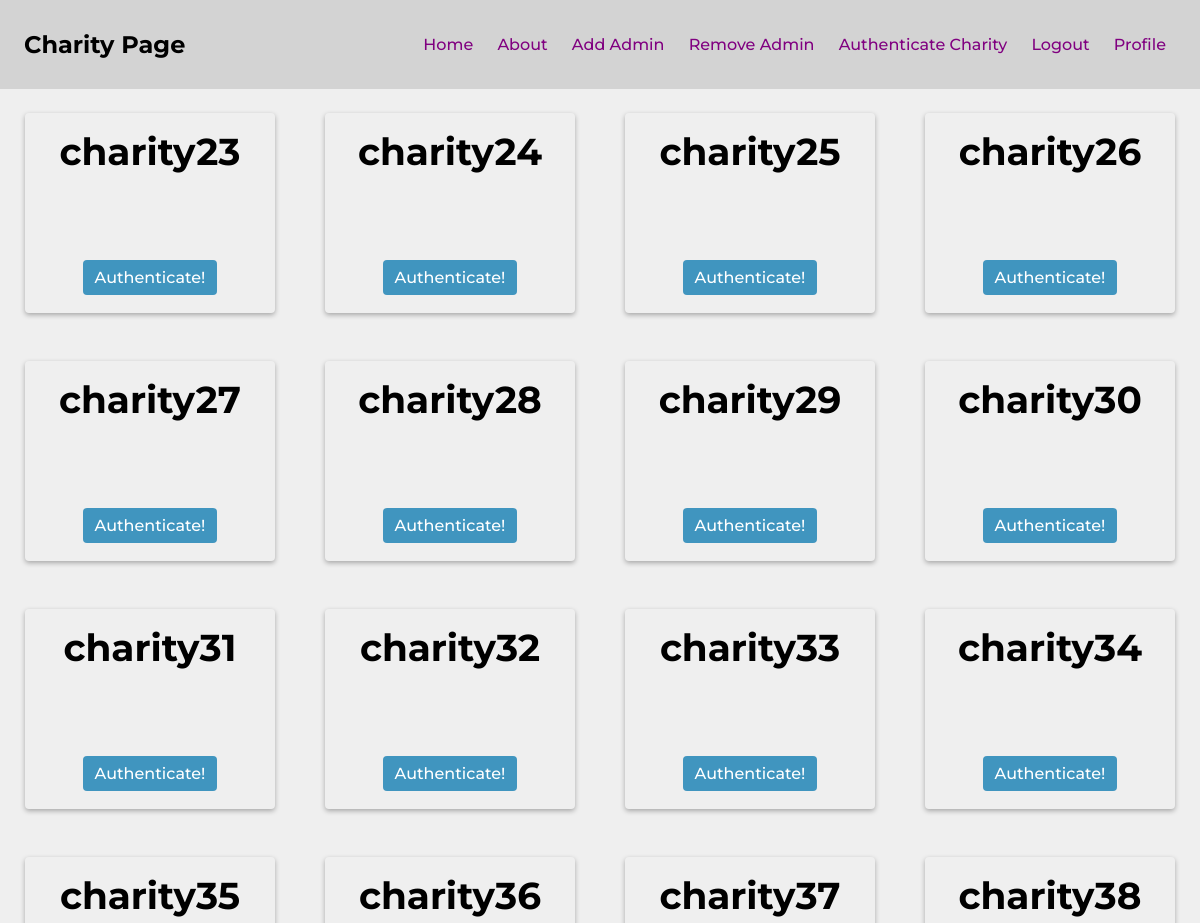
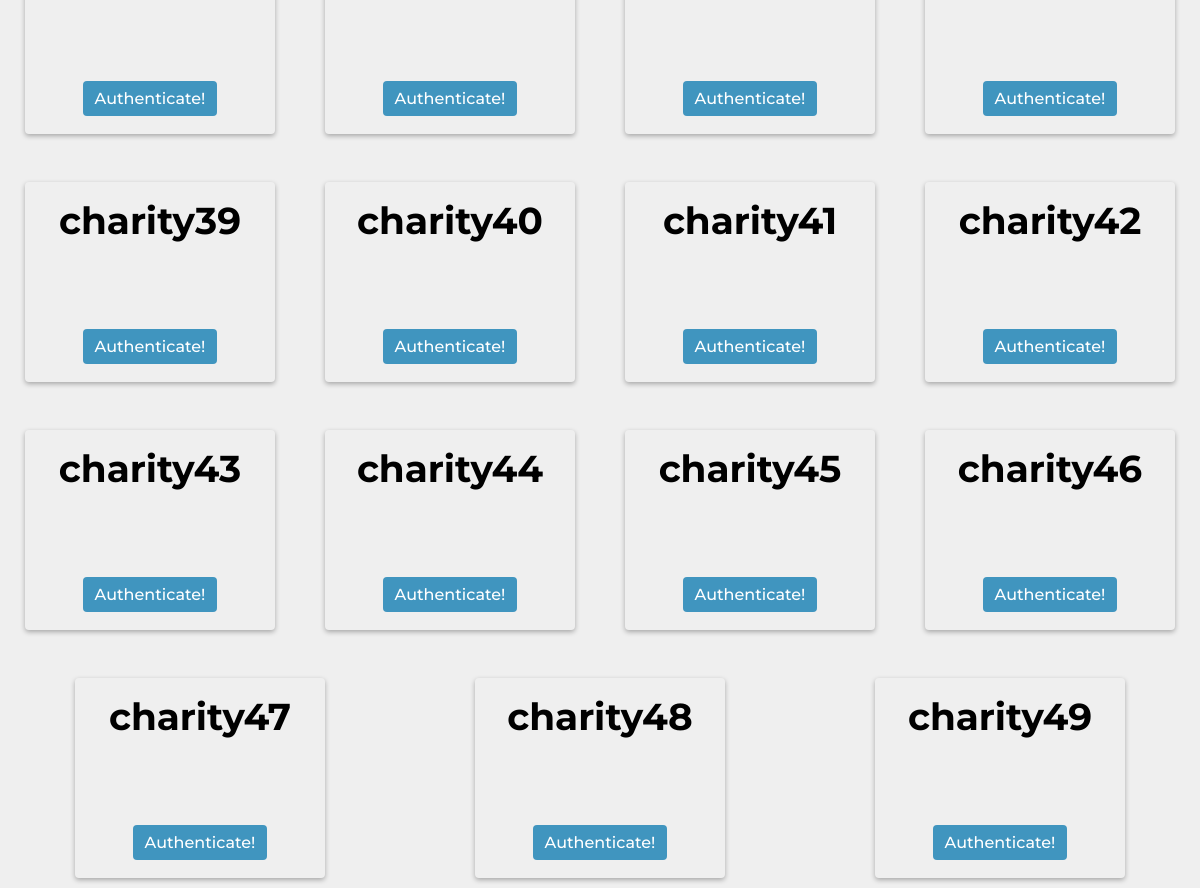
Page /donor/authenticate_charity (signed in) on the committed database (2 pictures, top to bottom).
### app/models.py (models this page shows)
class Charity(db.Model, UserMixin):
    id               = Column(Integer, primary_key=True, autoincrement=False, unique=True)
    charity_name     = Column(String(64), nullable=False)
    address          = Column(String(64), nullable=False)
    zip_code         = Column(String(64), nullable=False)
    phone            = Column(String(64), nullable=False)
    website          = Column(String(64))
    email            = Column(String(64), nullable=False, unique=True)
    password         = Column(String(64), nullable=False)
    contact_name     = Column(String(64))
    contact_cell     = Column(String(64), unique=True)
    contact_position = Column(String(64))
    bank             = Column(String(64), nullable=False)
    account_number   = Column(String(64), nullable=False)
    balance          = Column(Float, default=0)
    home_page_text   = Column(String(200), default='')
    description      = Column(Text, default='')
    authenticated    = Column(Boolean, default=False)
    receipts         = db.relationship('Receipt', backref='charity', lazy='dynamic')
    pledges         = db.relationship('Pledge', backref='charity', lazy='dynamic')
    donations       = db.relationship('Donation', backref='charity', lazy='dynamic')

### app/donor/routes.py (the view)
@donor.route('authenticate_charity', methods=('GET', 'POST'))
@login_required
def authenticate_charity():
    charities_to_be_confirmed = Charity.query.filter_by(authenticated=False).all()
    return render_template('authenticate_charity.html',
                           charities_to_be_confirmed=charities_to_be_confirmed)

### app/__init__.py (called while the page is built)
def create_app():
    app = Flask(__name__)
    app.config.from_object(Config)
    db.init_app(app)
    migrate.init_app(app,db)
    login_manager.init_app(app)
    mail.init_app(app)
    scheduler.init_app(app)
    scheduler.start()
    from app.models import Donor, Charity
    @login_manager.user_loader
    def load_user(user_id):
        donor = Donor.query.get(user_id)
        charity = Charity.query.get(user_id)
        if donor:
            return donor
        elif charity:
            return charity
        else:
            return None
    login_manager.login_view = 'main.login'
    from app.donor import donor
    from app.organization import organization
    from app.main import main
    app.register_blueprint(main)
    app.register_blueprint(donor)
    app.register_blueprint(organization)
    return app

### app/donor/templates/authenticate_charity.html (shortened to what this page needs)
{% extends 'base.html' %}
{% block content %}
    <div class="card-container">
        {% if not charities_to_be_confirmed %}
            <h1>There are no charities to be confirmed</h1>
        {% else %}
            {% if current_user.admin == True %}
                {% for charity in charities_to_be_confirmed %}
                    <div class="card card-auth">
                        <div class="card-header">
                            <h3>{{ charity.charity_name }} </h3>
                        </div>
                        <div class="card-footer">
                            <a href="{{ url_for('organization.authenticate', charity_id=charity.id) }}" class="btn-donate">Authenticate!</a>
                        </div>
                    </div>
                {% endfor %}
            {% endif %}
        {% endif %}
    </div>
{% endblock content %}

### app/static/main.css (style rules this page uses)
* { border:0; margin:0; padding: 0; box-sizing: border-box; font-family: "Montserrat", sans-serif; }
body { background: #EFEFEF; }
a { font-weight: 500; font-size: 16px; text-decoration: none; list-style: none; padding: 0px 10px; color: purple }
.card-container { display: flex; flex-wrap: wrap; justify-content: space-around; align-items: center; }
.card { padding: 1rem; margin: 2%; width: 300px; height: 270px; overflow: auto; display: flex; flex-direction: column; box-shadow: 0 2px 5px 0 rgba(0, 0, 0, .3); border-radius: .25rem; }
.card-header { font-size: 2rem; margin-bottom: .5rem; text-align: center; }
.card-footer { margin-top: auto; margin-bottom: 10px; text-align: center; }
.card-auth { height: 200px; width: 250px; }
.btn-donate { border:none; background: hsl(200, 50%, 50%); color: white; border-radius: .25em; padding: .5em .75em; }

### rows in the picture
Charity: charity_name "charity23"
Charity: charity_name "charity24"
Charity: charity_name "charity25"
Charity: charity_name "charity26"
Charity: charity_name "charity27"
Charity: charity_name "charity28"
Charity: charity_name "charity29"
Charity: charity_name "charity30"
Charity: charity_name "charity31"
Charity: charity_name "charity32"
Charity: charity_name "charity33"
Charity: charity_name "charity34"
Charity: charity_name "charity35"
Charity: charity_name "charity36"
Charity: charity_name "charity37"
Charity: charity_name "charity38"
Charity: charity_name "charity39"
Charity: charity_name "charity40"
Charity: charity_name "charity41"
Charity: charity_name "charity42"
Charity: charity_name "charity43"
Charity: charity_name "charity44"
Charity: charity_name "charity45"
Charity: charity_name "charity46"
Charity: charity_name "charity47"
Charity: charity_name "charity48"
Charity: charity_name "charity49"
